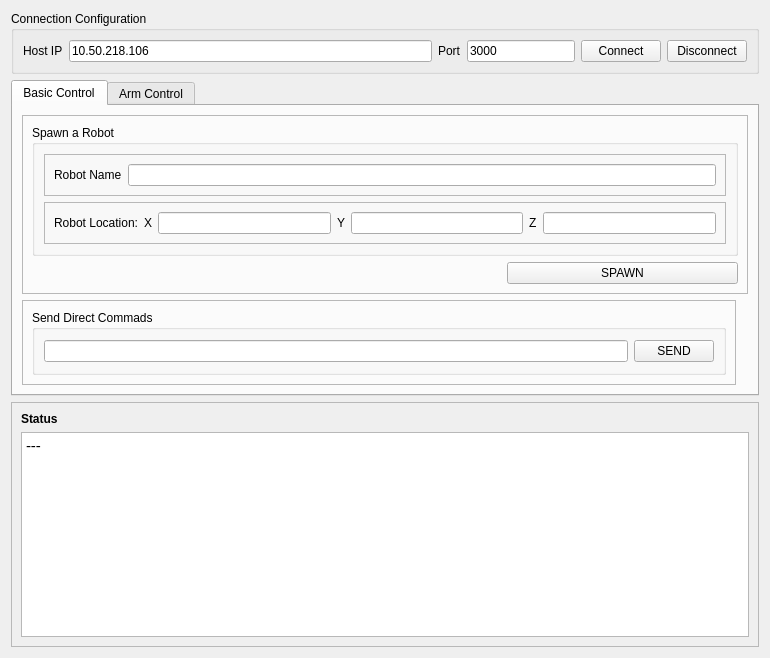
<?xml version="1.0" encoding="UTF-8"?>
<ui version="4.0">
 <class>usar_main_gui</class>
 <widget class="QWidget" name="usar_main_gui">
  <property name="geometry">
   <rect>
    <x>0</x>
    <y>0</y>
    <width>770</width>
    <height>658</height>
   </rect>
  </property>
  <property name="windowTitle">
   <string>USARSIM Connect</string>
  </property>
  <layout class="QVBoxLayout" name="verticalLayout">
   <item>
    <widget class="QGroupBox" name="gpbox_connect">
     <property name="title">
      <string>Connection Configuration</string>
     </property>
     <property name="flat">
      <bool>false</bool>
     </property>
     <layout class="QHBoxLayout" name="horizontalLayout">
      <item>
       <widget class="QLabel" name="label_ip">
        <property name="text">
         <string>Host IP</string>
        </property>
       </widget>
      </item>
      <item>
       <widget class="QLineEdit" name="line_edit_hostip">
        <property name="text">
         <string>10.50.218.106</string>
        </property>
       </widget>
      </item>
      <item>
       <widget class="QLabel" name="label_port">
        <property name="text">
         <string>Port</string>
        </property>
       </widget>
      </item>
      <item>
       <widget class="QLineEdit" name="line_edit_port">
        <property name="sizePolicy">
         <sizepolicy hsizetype="Preferred" vsizetype="Fixed">
          <horstretch>0</horstretch>
          <verstretch>0</verstretch>
         </sizepolicy>
        </property>
        <property name="text">
         <string>3000</string>
        </property>
       </widget>
      </item>
      <item>
       <widget class="QPushButton" name="btn_connect">
        <property name="text">
         <string>Connect</string>
        </property>
       </widget>
      </item>
      <item>
       <widget class="QPushButton" name="btn_disconnect">
        <property name="text">
         <string>Disconnect</string>
        </property>
       </widget>
      </item>
     </layout>
    </widget>
   </item>
   <item>
    <widget class="QTabWidget" name="tab_manager">
     <property name="sizePolicy">
      <sizepolicy hsizetype="Expanding" vsizetype="Expanding">
       <horstretch>0</horstretch>
       <verstretch>0</verstretch>
      </sizepolicy>
     </property>
     <property name="tabPosition">
      <enum>QTabWidget::North</enum>
     </property>
     <property name="currentIndex">
      <number>0</number>
     </property>
     <property name="elideMode">
      <enum>Qt::ElideNone</enum>
     </property>
     <widget class="QWidget" name="tab_commands">
      <attribute name="title">
       <string>Basic Control</string>
      </attribute>
      <layout class="QGridLayout" name="gridLayout">
       <item row="1" column="1" colspan="3">
        <widget class="QFrame" name="frame_2">
         <property name="frameShape">
          <enum>QFrame::StyledPanel</enum>
         </property>
         <property name="frameShadow">
          <enum>QFrame::Raised</enum>
         </property>
         <layout class="QGridLayout" name="gridLayout_2">
          <item row="0" column="0" rowspan="2" colspan="3">
           <widget class="QGroupBox" name="gp_spawn">
            <property name="sizePolicy">
             <sizepolicy hsizetype="Preferred" vsizetype="Preferred">
              <horstretch>0</horstretch>
              <verstretch>0</verstretch>
             </sizepolicy>
            </property>
            <property name="title">
             <string>Spawn a Robot</string>
            </property>
            <layout class="QVBoxLayout" name="verticalLayout_4">
             <item>
              <widget class="QFrame" name="frame_4">
               <property name="frameShape">
                <enum>QFrame::StyledPanel</enum>
               </property>
               <property name="frameShadow">
                <enum>QFrame::Raised</enum>
               </property>
               <layout class="QHBoxLayout" name="horizontalLayout_3">
                <item>
                 <widget class="QLabel" name="label_spawn">
                  <property name="sizePolicy">
                   <sizepolicy hsizetype="Fixed" vsizetype="Fixed">
                    <horstretch>0</horstretch>
                    <verstretch>0</verstretch>
                   </sizepolicy>
                  </property>
                  <property name="text">
                   <string>Robot Name</string>
                  </property>
                 </widget>
                </item>
                <item>
                 <widget class="QLineEdit" name="le_robot_name">
                  <property name="sizePolicy">
                   <sizepolicy hsizetype="Expanding" vsizetype="Fixed">
                    <horstretch>0</horstretch>
                    <verstretch>0</verstretch>
                   </sizepolicy>
                  </property>
                 </widget>
                </item>
               </layout>
              </widget>
             </item>
             <item>
              <widget class="QFrame" name="frame_3">
               <property name="frameShape">
                <enum>QFrame::StyledPanel</enum>
               </property>
               <property name="frameShadow">
                <enum>QFrame::Raised</enum>
               </property>
               <layout class="QHBoxLayout" name="horizontalLayout_2">
                <item>
                 <widget class="QLabel" name="label">
                  <property name="sizePolicy">
                   <sizepolicy hsizetype="Preferred" vsizetype="Fixed">
                    <horstretch>0</horstretch>
                    <verstretch>0</verstretch>
                   </sizepolicy>
                  </property>
                  <property name="text">
                   <string>Robot Location:</string>
                  </property>
                 </widget>
                </item>
                <item>
                 <widget class="QLabel" name="label_2">
                  <property name="text">
                   <string>X</string>
                  </property>
                 </widget>
                </item>
                <item>
                 <widget class="QLineEdit" name="loc_x"/>
                </item>
                <item>
                 <widget class="QLabel" name="label_3">
                  <property name="text">
                   <string>Y</string>
                  </property>
                 </widget>
                </item>
                <item>
                 <widget class="QLineEdit" name="loc_y"/>
                </item>
                <item>
                 <widget class="QLabel" name="label_4">
                  <property name="text">
                   <string>Z</string>
                  </property>
                 </widget>
                </item>
                <item>
                 <widget class="QLineEdit" name="loc_z"/>
                </item>
               </layout>
              </widget>
             </item>
            </layout>
           </widget>
          </item>
          <item row="2" column="2">
           <widget class="QPushButton" name="btn_spawn">
            <property name="text">
             <string>SPAWN</string>
            </property>
           </widget>
          </item>
         </layout>
        </widget>
       </item>
       <item row="2" column="1">
        <widget class="QFrame" name="frame">
         <property name="frameShape">
          <enum>QFrame::StyledPanel</enum>
         </property>
         <property name="frameShadow">
          <enum>QFrame::Raised</enum>
         </property>
         <layout class="QGridLayout" name="gridLayout_3">
          <item row="0" column="0">
           <widget class="QGroupBox" name="groupBox">
            <property name="title">
             <string>Send Direct Commads</string>
            </property>
            <layout class="QHBoxLayout" name="horizontalLayout_4">
             <item>
              <widget class="QLineEdit" name="line_edit_command">
               <property name="sizePolicy">
                <sizepolicy hsizetype="Expanding" vsizetype="Fixed">
                 <horstretch>0</horstretch>
                 <verstretch>0</verstretch>
                </sizepolicy>
               </property>
              </widget>
             </item>
             <item>
              <widget class="QPushButton" name="btn_send_command">
               <property name="sizePolicy">
                <sizepolicy hsizetype="Minimum" vsizetype="Fixed">
                 <horstretch>0</horstretch>
                 <verstretch>0</verstretch>
                </sizepolicy>
               </property>
               <property name="text">
                <string>SEND</string>
               </property>
              </widget>
             </item>
            </layout>
           </widget>
          </item>
         </layout>
        </widget>
       </item>
      </layout>
     </widget>
     <widget class="QWidget" name="tab_control_arms">
      <attribute name="title">
       <string>Arm Control</string>
      </attribute>
     </widget>
    </widget>
   </item>
   <item>
    <widget class="QFrame" name="frame_status">
     <property name="sizePolicy">
      <sizepolicy hsizetype="Preferred" vsizetype="MinimumExpanding">
       <horstretch>0</horstretch>
       <verstretch>0</verstretch>
      </sizepolicy>
     </property>
     <property name="frameShape">
      <enum>QFrame::StyledPanel</enum>
     </property>
     <property name="frameShadow">
      <enum>QFrame::Raised</enum>
     </property>
     <layout class="QVBoxLayout" name="verticalLayout_2">
      <item>
       <widget class="QLabel" name="label_status">
        <property name="font">
         <font>
          <weight>75</weight>
          <bold>true</bold>
         </font>
        </property>
        <property name="text">
         <string>Status</string>
        </property>
        <property name="textFormat">
         <enum>Qt::AutoText</enum>
        </property>
       </widget>
      </item>
      <item>
       <widget class="QTextEdit" name="text_status">
        <property name="html">
         <string>&lt;!DOCTYPE HTML PUBLIC &quot;-//W3C//DTD HTML 4.0//EN&quot; &quot;http://www.w3.org/TR/REC-html40/strict.dtd&quot;&gt;
&lt;html&gt;&lt;head&gt;&lt;meta name=&quot;qrichtext&quot; content=&quot;1&quot; /&gt;&lt;style type=&quot;text/css&quot;&gt;
p, li { white-space: pre-wrap; }
&lt;/style&gt;&lt;/head&gt;&lt;body style=&quot; font-family:'Ubuntu'; font-size:11pt; font-weight:400; font-style:normal;&quot;&gt;
&lt;p style=&quot; margin-top:0px; margin-bottom:0px; margin-left:0px; margin-right:0px; -qt-block-indent:0; text-indent:0px;&quot;&gt;---&lt;/p&gt;&lt;/body&gt;&lt;/html&gt;</string>
        </property>
       </widget>
      </item>
     </layout>
    </widget>
   </item>
  </layout>
 </widget>
 <resources/>
 <connections/>
</ui>
